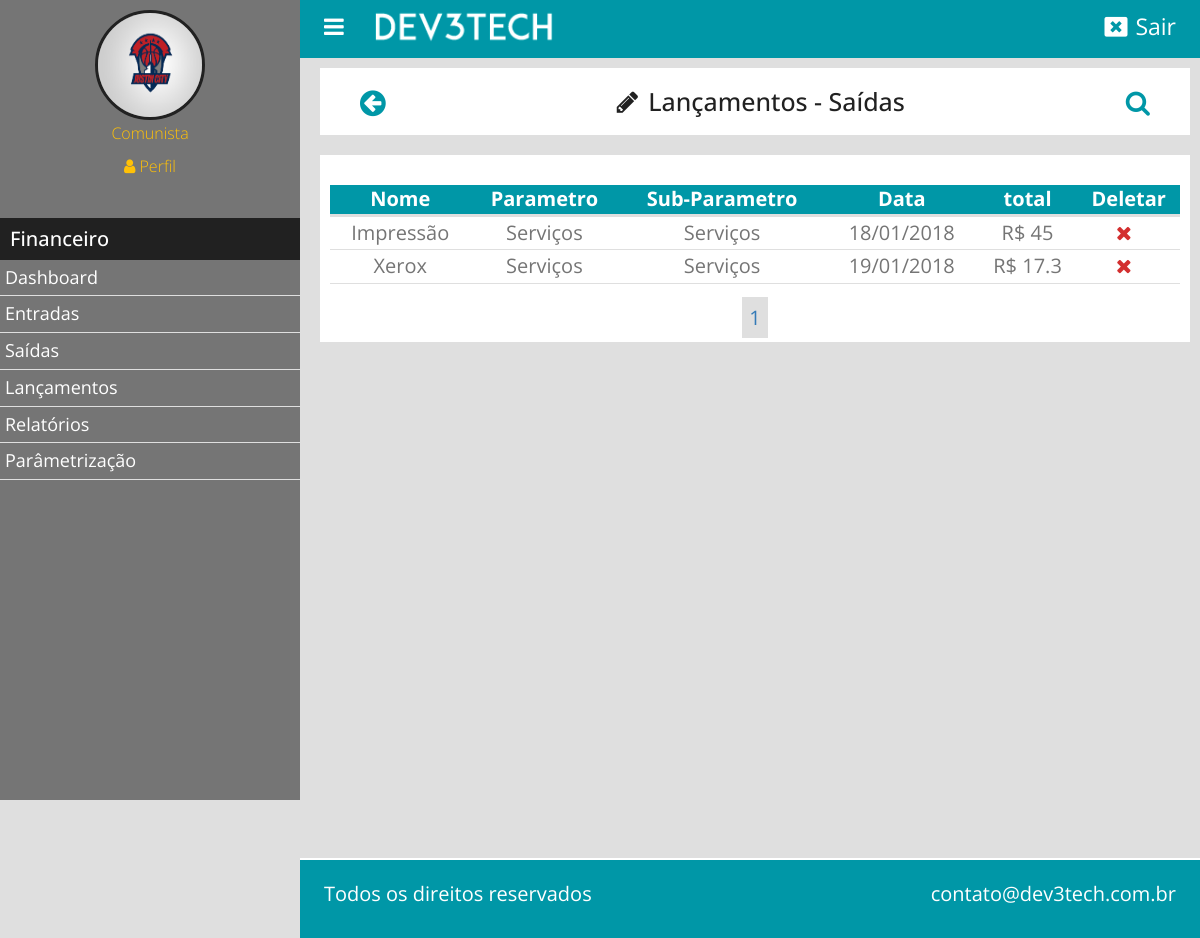
The page /lancamentos_saidas (signed in) on the database its author committed.
### classes/mysql.php (called while the page is built)
<?php
	class MySql{
		private static $pdo;
		public static function conectarDb(){
			if (self::$pdo == null) {
				try{
					self::$pdo = new PDO('mysql:host='.HOST.';dbname='.DB,USER,PASS, array(PDO::MYSQL_ATTR_INIT_COMMAND => "SET NAMES utf8"));
					self::$pdo->setAttribute(PDO::ATTR_ERRMODE, PDO::ERRMODE_EXCEPTION);
				}catch(Exception $e){
					echo '<script>alert("erro ao conectar ao Banco de dados!")</script>';
				}
			}
			return self::$pdo;
		}
	}
 ?>

### classes/Financeiro.php (called while the page is built, shortened)
<?php
	class Financeiro
	{
			public static function selectLancamentos($tabela,$start = null, $end = null){
				$pdv = $_SESSION['pdv'];
			if ($start == null && $end == null)
				$sql = MySql::conectarDb()->prepare("SELECT a.id AS id, d.descricao AS item, c.descricao AS parametro, b.descricao AS subParametro, a.data AS data, a.quantidade AS quantidade, a.desconto AS desconto, a.valor AS valor, a.total AS total, a.pdv AS pdv, a.usuario AS usuario  FROM `$tabela` AS a INNER JOIN `tb_fin.sub-parametro` AS b ON a.sub_parametro = b.id INNER JOIN `tb_fin.parametro` AS c ON b.parametro = c.id INNER JOIN `tb_fin.itens` AS d ON a.item = d.id  WHERE a.pdv = ? ");
			else
				$sql = MySql::conectarDb()->prepare("SELECT a.id AS id, d.descricao AS item, c.descricao AS parametro, b.descricao AS subParametro, a.data AS data, a.quantidade AS quantidade, a.desconto AS desconto, a.valor AS valor, a.total AS total, a.pdv AS pdv, a.usuario AS usuario  FROM `$tabela` AS a INNER JOIN `tb_fin.sub-parametro` AS b ON a.sub_parametro = b.id INNER JOIN `tb_fin.parametro` AS c ON b.parametro = c.id INNER JOIN `tb_fin.itens` AS d ON a.item = d.id  WHERE a.pdv = ? LIMIT $start,$end");
			$sql->execute(array($pdv));
			return $sql->fetchAll();
		}
		}
?>

### pages/lancamentos_saidas.php (the view, shortened to what this page needs)
<?php
	$paginaAtual = isset($_GET['pagina']) ? (int)$_GET['pagina'] : 1;
	$porPagina = 10;
	if (isset($_POST['pesquisar'])) {
		$dateIni =$_POST['data-inicial'];
		$dateFin = $_POST['data-final'];
		$lancamentos = Financeiro::pesquisarSaidas(($paginaAtual -1) * $porPagina,$porPagina);
	}else {
			$lancamentos = Financeiro::selectLancamentos('tb_fin.saidas',($paginaAtual -1) * $porPagina,$porPagina);
	}
?>
<div class="box-content">
	<h2><a href="lancamentos"><i class="fa fa-arrow-circle-left left"></i></a><i class="fa fa-pencil"></i>Lançamentos - Saídas<div class="btn-pesq"><i class="fa fa-search"></i></div></h2>
</div>
<div class="box-content">
		<div class="wraper-table">
				<table>
					<tr>
						<th>Nome</th>
						<th>Parametro</th>
						<th>Sub-Parametro</th>
						<th>Data</th>
						<th>total</th>
						<th>Deletar</th>
					</tr>
					<?php
						foreach (@$lancamentos as $key => $value) {
							$id = $value['id'];
							$nome = $value['item'];
							$parametro = $value['parametro'];
							$sub = $value['subParametro'];
							$data = date("d/m/Y",strtotime($value['data']));
							$valor = $value['total'];
							echo "<tr>";
								echo '<td>'.$nome.'</td>';
								echo '<td>'.$parametro.'</td>';
								echo '<td>'.$sub.'</td>';
								echo '<td>'.$data.'</td>';
								echo '<td> R$ '.$valor.'</td>';
								echo '<td><a activeBtn= "delete" href="'.INCLUDE_PATH.'lancamentos_entradas?excluir='.$id.'"><i class="fa fa-times"></i></a></td>';
							echo "</tr>";
						}
					  ?>
				</table>
		</div>
		<div class="paginacao">
			<?php
				$totalPagina = ceil(count(Financeiro::selectLancamentos('tb_fin.saidas')) / $porPagina);
				for ($i=1; $i <= $totalPagina; $i++) {
					if ($i == $paginaAtual)
						echo '<a href="'.INCLUDE_PATH.'lancamentos_saidas?pagina='.$i.'" class="pagina-active" >'.$i.'</a>';
					else
					echo '<a href="'.INCLUDE_PATH.'lancamentos_saidas?pagina='.$i.'" >'.$i.'</a>';
				}
			?>
		</div>
</div>

### css/style.css (style rules this page uses)
body, html { height: 100%; width: 100%; margin: 0; padding: 0; border-box: box-sizing; background-color: #dfdfdf; font-family: "Open Sans", sans-serif; }
.left { float: left; }
.box-content { background-color: white; padding: 10px; margin-bottom: 20px; text-align: center; }
.box-content h2 { font-size: 25px; color: #212121; margin: 10px 0; }
.box-content i { margin-right: 10px; }
.wraper-table { overflow-x: auto; }
table { width: 100%; margin: 20px auto; max-width: 1280px; }
table th { font-weight: bold; font-size: 20px; color: #FFFFFF; border-bottom: 3px solid #dfdfdf; background-color: #0097A7; text-align: center; }
table td { font-size: 20px; color: #757575; padding: 2px; border-bottom: 1px solid #dfdfdf; }
table a i { cursor: pointer; text-align: center; }
table .fa-times { color: #D32F2F !important; }
.paginacao a { padding: 5px; border: 2px solid #dfdfdf; margin: 0 5px; font-size: 20px; }
.pagina-active { background-color: #dfdfdf; }
.btn-pesq { float: right; font-size: 26px; padding-right: 20px; cursor: pointer; color: #0097A7; }
.fa-arrow-circle-left { padding-left: 30px; font-size: 30px; color: #0097A7; }

### rows shown on the page
tb_fin.saidas: tb_fin.itens.descricao "Impressão", tb_fin.parametro.descricao "Serviços", tb_fin.sub-parametro.descricao "Serviços", data "18/01/2018", total "45"
tb_fin.saidas: tb_fin.itens.descricao "Xerox", tb_fin.parametro.descricao "Serviços", tb_fin.sub-parametro.descricao "Serviços", data "19/01/2018", total "17.3"

### other values the page prints
$_SESSION['nome'] "Comunista"
